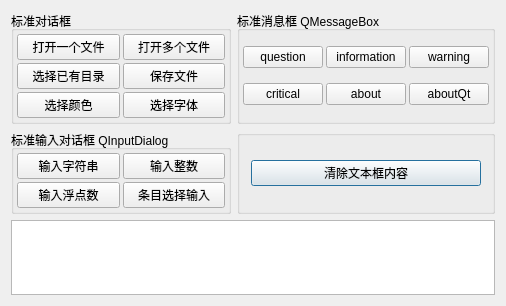
<?xml version="1.0" encoding="UTF-8"?>
<ui version="4.0">
 <class>Dialog</class>
 <widget class="QDialog" name="Dialog">
  <property name="geometry">
   <rect>
    <x>0</x>
    <y>0</y>
    <width>496</width>
    <height>306</height>
   </rect>
  </property>
  <property name="windowTitle">
   <string>Dialog</string>
  </property>
  <layout class="QGridLayout" name="gridLayout_5">
   <item row="0" column="0">
    <layout class="QGridLayout" name="gridLayout_4">
     <item row="1" column="1">
      <widget class="QGroupBox" name="groupBox_4">
       <property name="title">
        <string/>
       </property>
       <layout class="QHBoxLayout" name="horizontalLayout">
        <item>
         <widget class="QPushButton" name="btnClearText">
          <property name="text">
           <string>清除文本框内容</string>
          </property>
         </widget>
        </item>
       </layout>
      </widget>
     </item>
     <item row="1" column="0">
      <widget class="QGroupBox" name="groupBox_3">
       <property name="title">
        <string>标准输入对话框 QInputDialog</string>
       </property>
       <layout class="QGridLayout" name="gridLayout_3">
        <property name="leftMargin">
         <number>3</number>
        </property>
        <property name="topMargin">
         <number>3</number>
        </property>
        <property name="rightMargin">
         <number>3</number>
        </property>
        <property name="bottomMargin">
         <number>3</number>
        </property>
        <property name="spacing">
         <number>3</number>
        </property>
        <item row="0" column="0">
         <widget class="QPushButton" name="btnInputString">
          <property name="text">
           <string>输入字符串</string>
          </property>
         </widget>
        </item>
        <item row="0" column="1">
         <widget class="QPushButton" name="btnInputInt">
          <property name="text">
           <string>输入整数</string>
          </property>
         </widget>
        </item>
        <item row="1" column="0">
         <widget class="QPushButton" name="btnInputFloat">
          <property name="text">
           <string>输入浮点数</string>
          </property>
         </widget>
        </item>
        <item row="1" column="1">
         <widget class="QPushButton" name="btnInputItem">
          <property name="text">
           <string>条目选择输入</string>
          </property>
         </widget>
        </item>
       </layout>
      </widget>
     </item>
     <item row="0" column="1">
      <widget class="QGroupBox" name="groupBox_2">
       <property name="title">
        <string>标准消息框 QMessageBox</string>
       </property>
       <layout class="QGridLayout" name="gridLayout_2">
        <property name="leftMargin">
         <number>3</number>
        </property>
        <property name="topMargin">
         <number>3</number>
        </property>
        <property name="rightMargin">
         <number>3</number>
        </property>
        <property name="bottomMargin">
         <number>3</number>
        </property>
        <property name="spacing">
         <number>3</number>
        </property>
        <item row="0" column="0">
         <widget class="QPushButton" name="btnMsgQuestion">
          <property name="text">
           <string>question</string>
          </property>
         </widget>
        </item>
        <item row="0" column="1">
         <widget class="QPushButton" name="btnMsgInformation">
          <property name="text">
           <string>information</string>
          </property>
         </widget>
        </item>
        <item row="0" column="2">
         <widget class="QPushButton" name="btnMsgWarning">
          <property name="text">
           <string>warning</string>
          </property>
         </widget>
        </item>
        <item row="1" column="0">
         <widget class="QPushButton" name="btnMsgCritical">
          <property name="text">
           <string>critical</string>
          </property>
         </widget>
        </item>
        <item row="1" column="1">
         <widget class="QPushButton" name="btnMsgAbout">
          <property name="text">
           <string>about</string>
          </property>
         </widget>
        </item>
        <item row="1" column="2">
         <widget class="QPushButton" name="btnMsgAboutQt">
          <property name="text">
           <string>aboutQt</string>
          </property>
         </widget>
        </item>
       </layout>
      </widget>
     </item>
     <item row="0" column="0">
      <widget class="QGroupBox" name="groupBox">
       <property name="minimumSize">
        <size>
         <width>220</width>
         <height>0</height>
        </size>
       </property>
       <property name="title">
        <string>标准对话框</string>
       </property>
       <layout class="QGridLayout" name="gridLayout">
        <property name="leftMargin">
         <number>3</number>
        </property>
        <property name="topMargin">
         <number>3</number>
        </property>
        <property name="rightMargin">
         <number>3</number>
        </property>
        <property name="bottomMargin">
         <number>3</number>
        </property>
        <property name="spacing">
         <number>3</number>
        </property>
        <item row="1" column="0">
         <widget class="QPushButton" name="btnSelDir">
          <property name="text">
           <string>选择已有目录</string>
          </property>
         </widget>
        </item>
        <item row="2" column="0">
         <widget class="QPushButton" name="btnColor">
          <property name="text">
           <string>选择颜色</string>
          </property>
         </widget>
        </item>
        <item row="0" column="0">
         <widget class="QPushButton" name="btnOpen">
          <property name="text">
           <string>打开一个文件</string>
          </property>
         </widget>
        </item>
        <item row="1" column="1">
         <widget class="QPushButton" name="btnSave">
          <property name="text">
           <string>保存文件</string>
          </property>
         </widget>
        </item>
        <item row="2" column="1">
         <widget class="QPushButton" name="btnFont">
          <property name="text">
           <string>选择字体</string>
          </property>
         </widget>
        </item>
        <item row="0" column="1">
         <widget class="QPushButton" name="btnOpenMulti">
          <property name="text">
           <string>打开多个文件</string>
          </property>
         </widget>
        </item>
       </layout>
      </widget>
     </item>
    </layout>
   </item>
   <item row="1" column="0">
    <widget class="QPlainTextEdit" name="plainTextEdit"/>
   </item>
  </layout>
 </widget>
 <layoutdefault spacing="6" margin="11"/>
 <resources/>
 <connections>
  <connection>
   <sender>btnClearText</sender>
   <signal>clicked()</signal>
   <receiver>plainTextEdit</receiver>
   <slot>clear()</slot>
   <hints>
    <hint type="sourcelabel">
     <x>359</x>
     <y>122</y>
    </hint>
    <hint type="destinationlabel">
     <x>247</x>
     <y>224</y>
    </hint>
   </hints>
  </connection>
 </connections>
</ui>
